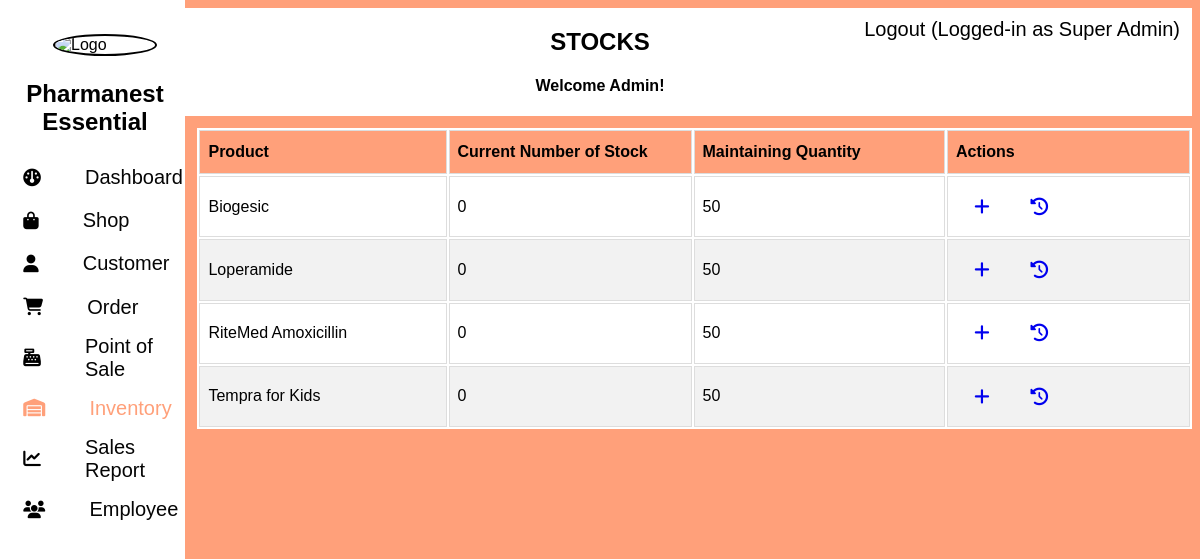
Screenshot of /admin/inventory/stock/index.php (signed in) with the database file from the repository.
### tables this page shows
CREATE TABLE `product` (
  `id` int(11) NOT NULL,
  `name` varchar(256) NOT NULL,
  `price` double NOT NULL,
  `current_quantity` int(11) NOT NULL DEFAULT 0,
  `applicable_discounts` varchar(128) NOT NULL,
  `prescription_is_required` tinyint(1) NOT NULL,
  `photo` text NOT NULL,
  `rack_location` text NOT NULL,
  `maintaining_quantity` int(11) NOT NULL,
  `cost` double DEFAULT NULL
);

### admin/inventory/stock/index.php (the view, shortened to what this page needs)
<?php
    $base_url = $_SESSION["BASE_URL"];
    $doc_root = $_SESSION["DOC_ROOT"];
?>
<!DOCTYPE html>
<html>
    <head>
        <link rel="stylesheet" href="https://cdnjs.cloudflare.com/ajax/libs/font-awesome/6.5.1/css/all.min.css">
        <link rel="stylesheet" type="text/css" href="<?php echo $base_url;?>assets/styles/bootstrap.css">
        <link rel="stylesheet" type="text/css" href="../../styles.css">
        <link rel="stylesheet" type="text/css" href="styles.css">
    </head>
    <body>
        <?php include '../../components/side_nav.php'; ?>
        <?php
            include '../../components/top_nav.php';
        ?>
        <?php
            include($doc_root.'/utils/connect.php');
            $sqlGetStockProducts = "SELECT
                                            id,
                                            name,
                                            current_quantity,
                                            maintaining_quantity FROM product";
            $filter_str = "";
            $sqlGetStockProducts .= $filter_str." ORDER BY current_quantity ASC, maintaining_quantity ASC";
            $result = mysqli_query($conn,$sqlGetStockProducts);
        ?>
        <div class="table">
            <table>
                <thead>
                    <tr>
                        <th>Product</th>
                        <th>Current Number of Stock</th>
                        <th>Maintaining Quantity</th>
                        <th>Actions</th>
                    </tr>
                </thead>
                <tbody>
                    <?php
                    while($data = mysqli_fetch_array($result)){
                    ?>
                    <tr>
                        <td><?php echo $data["name"];?></td>
                        <td><?php echo $data["current_quantity"];?></td>
                        <td><?php echo $data["maintaining_quantity"];?></td>
                        <td>
                            <a href="./add/index.php?product_id=<?php echo $data["id"]; ?>"><i class="button-icon fas fa-plus" title="Stock In"></i></a>
                            <a href="../history/index.php?product_id=<?php echo $data["id"]; ?>"><i class="button-icon fas fa-clock-rotate-left" title="View History"></i></a>
                        </td>
                    </tr>
                    <?php
                    }
                    ?>
                </tbody>
            </table>
        </div>
    </body>
</html>

### admin/styles.css (style rules this page uses)
body { background-color: lightsalmon; }
i { padding:0.8rem 0.2rem; border-radius:10px; font-size:1.10rem; cursor:pointer; margin:0 15px; transition:1s; }

### admin/inventory/stock/styles.css (style rules this page uses)
.table { background-color: white; width: 84%; float: right; font-family: Arial; border-collapse: collapse; overflow:auto; margin-top: 1%; }
.table td, .table th { border: 1px solid #ddd; padding: 8px; }
th { width: 10%; }
.table tr:nth-child(even) { background-color: #f2f2f2; }
.table th { padding-top: 12px; padding-bottom: 12px; text-align: left; background-color: lightsalmon; color: black; }

### rows the page displays
product: name "Biogesic", current_quantity "0", maintaining_quantity "50"
product: name "Loperamide", current_quantity "0", maintaining_quantity "50"
product: name "RiteMed Amoxicillin", current_quantity "0", maintaining_quantity "50"
product: name "Tempra for Kids", current_quantity "0", maintaining_quantity "50"

### other values shown
$_SESSION['user_role'] "Super Admin"
$current_page_title "STOCKS"
$_SESSION['user_first_name'] "Admin"
